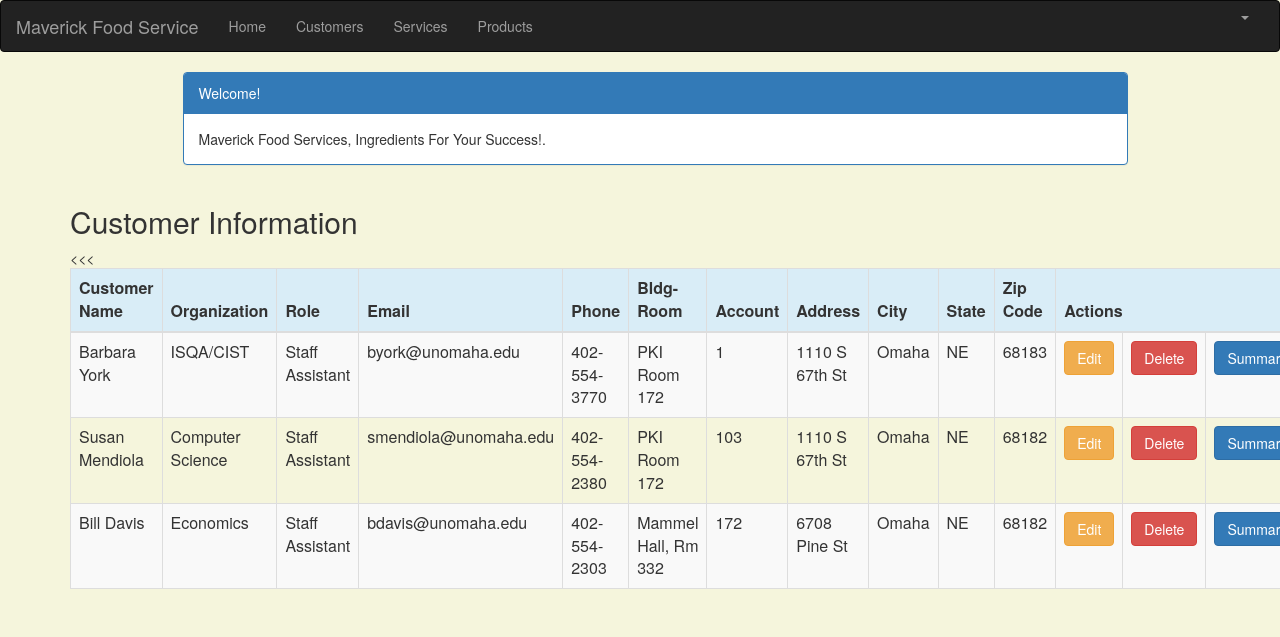
/customer_list (signed in), run on the app's committed database.
### crm/models.py (models this page shows, shortened)
class Customer(models.Model):
    cust_name = models.CharField(max_length=50)
    organization = models.CharField(max_length=100, blank=True)
    role = models.CharField(max_length=100)
    email = models.EmailField(max_length=100)
    bldgroom = models.CharField(max_length=100)
    address = models.CharField(max_length=200)
    account_number = models.IntegerField(blank=False, null=False)
    city = models.CharField(max_length=50)
    state = models.CharField(max_length=50)
    zipcode = models.CharField(max_length=10)
    phone_number = models.CharField(max_length=50)
    created_date = models.DateTimeField(
        default=timezone.now)
    updated_date = models.DateTimeField(auto_now_add=True)

### crm/views.py (the view)
# urls.py: path('customer_list', views.customer_list, name='customer_list'),
@login_required
def customer_list(request):
    customer = Customer.objects.filter(created_date__lte=timezone.now())
    return render(request, 'crm/customer_list.html',
                 {'customers': customer})

### crm/templates/crm/customer_list.html (shortened to what this page needs)
{% extends 'crm/base.html' %}
{% block content %}
    <html>
    <head>
        <link rel="stylesheet" href="https://maxcdn.bootstrapcdn.com/bootstrap/3.3.4/css/bootstrap.min.css">
    </head>
    <body>
    <div class="container">
        <div class="row">
            <div class="col-md-10 col-md-offset-1">
                <div class="panel panel-primary">
                    <div class="panel-heading">Welcome!</div>
                    <div class="panel-body">
                        Maverick Food Services, Ingredients For Your Success!.
                    </div>
                </div>
            </div>
        </div>
    </div>
    <div class="row">
        <h2 style="padding-left: 15Px">Customer Information</h2>
    </div>
    <div>
        <table class="table table-striped table-bordered table-hover" style="width:1300px;">
            <thead>
            <tr class="bg-info">
                <th>Customer Name</th>
                <th>Organization</th>
                <th>Role</th>
                <th>Email</th>
                <th>Phone</th>
                <th>Bldg-Room</th>
                <th>Account</th>
                <th>Address</th>
                <th>City</th>
                <th>State</th>
                <th>Zip Code</th>
                <th colspan="3">Actions</th>
            </tr>
            </thead>
            <tbody>
            {% for customer in customers %}
                <tr>
                    <td>{{ customer.cust_name }}</td>
                    <td>{{ customer.organization }}</td>
                    <td>{{ customer.role }}</td>
                    <td>{{ customer.email }}</td>
                    <td>{{ customer.phone_number }}</td>
                    <td>{{ customer.bldgroom }}</td>
                    <td>{{ customer.account_number }}</td>
                    <td>{{ customer.address }}</td>
                    <td>{{ customer.city }}</td>
                    <td>{{ customer.state }}</td>
                    <td>{{ customer.zipcode }}</td>
                    <td><a href="{% url 'crm:customer_edit' pk=customer.pk %}" class="btn btn-warning">Edit</a></td>
                    <td><a href="{% url 'crm:customer_delete' pk=customer.pk %}"
                           onclick="return confirm('Are you sure you want to delete?')"
                           class="btn btn-danger">Delete</a>
                    </td>
                    <<td><a href="{% url 'crm:summary' pk=customer.pk %}"
                           class="btn btn-primary">Summary</a>
                </tr>
            {% endfor %}
            </tbody>
        </table>
    </div>
    </body>
    </html>
{% endblock %}

### crm/templates/crm/customer_list.html (style rules this page uses)
body { background-color: beige; }

### data on the page
Customer: cust_name "Barbara York", organization "ISQA/CIST", role "Staff Assistant", email "byork@unomaha.edu", phone_number "402-554-3770", bldgroom "PKI Room 172", account_number "1", address "1110 S 67th St", city "Omaha", state "NE", zipcode "68183"
Customer: cust_name "Susan Mendiola", organization "Computer Science", role "Staff Assistant", email "smendiola@unomaha.edu", phone_number "402-554-2380", bldgroom "PKI Room 172", account_number "103", address "1110 S 67th St", city "Omaha", state "NE", zipcode "68182"
Customer: cust_name "Bill Davis", organization "Economics", role "Staff Assistant", email "bdavis@unomaha.edu", phone_number "402-554-2303", bldgroom "Mammel Hall, Rm 332", account_number "172", address "6708 Pine St", city "Omaha", state "NE", zipcode "68182"
